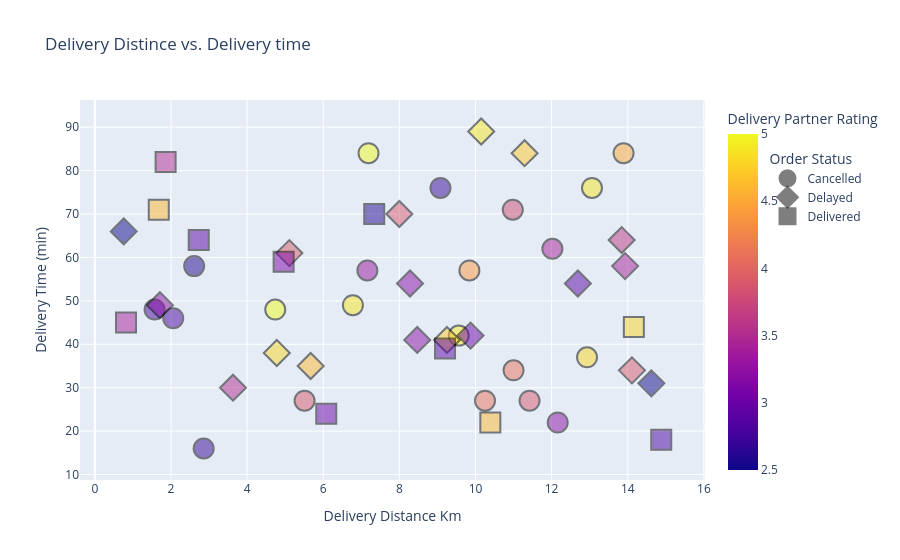

Notebook code for this chart:
### Code cell
fig5 = px.scatter(foodSamp, x= 'delivery_distance_km', y='delivery_time_minutes', color= 'delivery_partner_rating', symbol= 'order_status', 
title= 'Delivery Distince vs. Delivery time', 
labels= {'delivery_distance_km' : 'Delivery Distance Km', 'delivery_time_minutes' : 'Delivery Time (min)', 
         'delivery_partner_rating' : 'Delivery Partner Rating', 'order_status' : 'Order Status'})
fig5.update_traces(marker= dict(size = 20, opacity = 0.5, line= dict(width = 2, color='black')))
fig5.update_layout(legend= {'yanchor': 'top', 'y': 0.88, 'xanchor': 'left', 'x':1.1})

fig5.show()

### Figure 1 — Plotly figure (JSON) as saved in the notebook; plotly's stock layout.template omitted (floating-point values rounded to 4 significant figures)
{"data": [{"hovertemplate": "Order Status=Cancelled<br>Delivery Distance Km=%{x}<br>Delivery Time (min)=%{y}<br>Delivery Partner Rating=%{marker.color}<extra></extra>", "legendgroup": "Cancelled", "marker": {"color": [2.8, 4.1, 3.2, 2.7, 3.3, 2.8, 5.0, 2.6, 4.4, 4.9, 2.7, 4.5, 4.9, 4.9, 3.8, 4.1, 5.0, 3.4, 4.8, 3.9, 3.9], "coloraxis": "coloraxis", "line": {"color": "black", "width": 2}, "opacity": 0.5, "size": 20, "symbol": "circle"}, "mode": "markers", "name": "Cancelled", "orientation": "v", "showlegend": true, "type": "scatter", "x": [2.06, 11.0, 12.16, 2.86, 7.16, 1.57, 4.74, 2.61, 9.84, 13.06, 9.08, 13.89, 6.78, 9.56, 10.98, 10.25, 7.19, 12.02, 12.93, 5.51, 11.42], "xaxis": "x", "y": [46, 34, 22, 16, 57, 48, 48, 58, 57, 76, 76, 84, 49, 42, 71, 27, 84, 62, 37, 27, 27], "yaxis": "y"}, {"hovertemplate": "Order Status=Delayed<br>Delivery Distance Km=%{x}<br>Delivery Time (min)=%{y}<br>Delivery Partner Rating=%{marker.color}<extra></extra>", "legendgroup": "Delayed", "marker": {"color": [3.5, 4.9, 3.2, 3.6, 4.6, 3.0, 3.9, 2.5, 3.4, 3.2, 4.7, 3.9, 3.9, 2.5, 2.9, 4.7, 3.2, 4.8], "coloraxis": "coloraxis", "line": {"color": "black", "width": 2}, "opacity": 0.5, "size": 20, "symbol": "diamond"}, "mode": "markers", "name": "Delayed", "orientation": "v", "showlegend": true, "type": "scatter", "x": [3.63, 10.15, 8.28, 13.84, 5.67, 9.87, 8.0, 14.62, 13.93, 1.71, 9.25, 5.11, 14.11, 0.76, 12.69, 11.29, 8.47, 4.78], "xaxis": "x", "y": [30, 89, 54, 64, 35, 42, 70, 31, 58, 49, 41, 61, 34, 66, 54, 84, 41, 38], "yaxis": "y"}, {"hovertemplate": "Order Status=Delivered<br>Delivery Distance Km=%{x}<br>Delivery Time (min)=%{y}<br>Delivery Partner Rating=%{marker.color}<extra></extra>", "legendgroup": "Delivered", "marker": {"color": [3.1, 3.0, 4.6, 2.9, 3.4, 2.9, 2.6, 2.8, 4.8, 3.5, 4.6], "coloraxis": "coloraxis", "line": {"color": "black", "width": 2}, "opacity": 0.5, "size": 20, "symbol": "square"}, "mode": "markers", "name": "Delivered", "orientation": "v", "showlegend": true, "type": "scatter", "x": [4.96, 6.08, 10.39, 2.73, 0.82, 9.2, 7.34, 14.88, 14.16, 1.86, 1.68], "xaxis": "x", "y": [59, 24, 22, 64, 45, 39, 70, 18, 44, 82, 71], "yaxis": "y"}], "layout": {"coloraxis": {"colorbar": {"title": {"text": "Delivery Partner Rating"}}, "colorscale": [[0, "#0d0887"], [0.1111, "#46039f"], [0.2222, "#7201a8"], [0.3333, "#9c179e"], [0.4444, "#bd3786"], [0.5556, "#d8576b"], [0.6667, "#ed7953"], [0.7778, "#fb9f3a"], [0.8889, "#fdca26"], [1, "#f0f921"]]}, "legend": {"title": {"text": "Order Status"}, "tracegroupgap": 0, "x": 1.1, "xanchor": "left", "y": 0.88, "yanchor": "top"}, "title": {"text": "Delivery Distince vs. Delivery time"}, "xaxis": {"anchor": "y", "domain": [0, 1], "title": {"text": "Delivery Distance Km"}}, "yaxis": {"anchor": "x", "domain": [0, 1], "title": {"text": "Delivery Time (min)"}}}}
